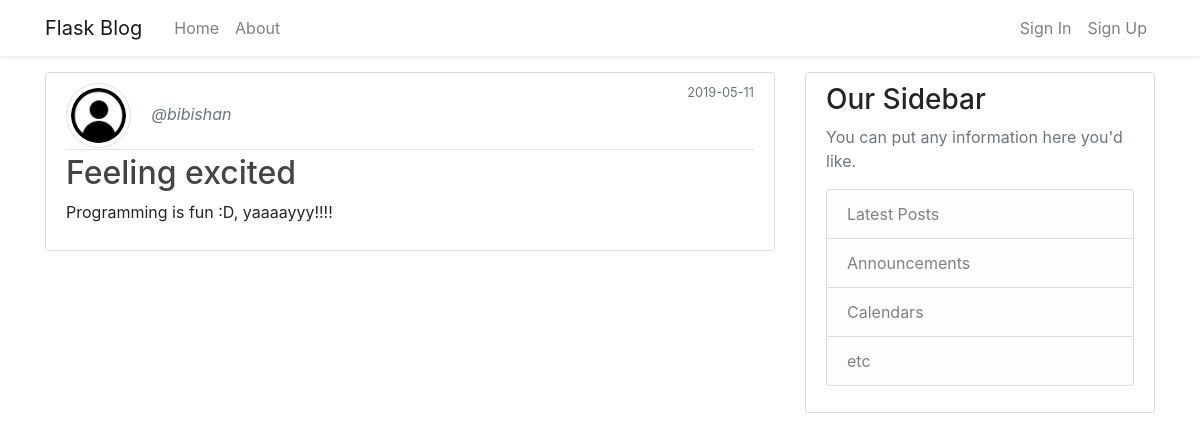
/post/1, run on the app's committed database.
### flask_blog/models.py (models this page shows, shortened)
class User(db.Model, UserMixin):
    id = db.Column(db.Integer, primary_key = True)
    username = db.Column(db.String(20), unique = True, nullable = False)
    email = db.Column(db.String(120), unique = True, nullable = False)
    image_file = db.Column(db.String(20), nullable = False, default = 'default.png')
    password = db.Column(db.String(60), nullable = False)
    posts = db.relationship('Post', backref = 'author', lazy = True)

class Post(db.Model):
    id = db.Column(db.Integer, primary_key = True)
    title = db.Column(db.String(100), nullable = False)
    date_posted = db.Column(db.DateTime, nullable = False, default = datetime.utcnow)
    content = db.Column(db.Text, nullable = False)
    user_id = db.Column(db.Integer, db.ForeignKey('user.id'), nullable = False)

### flask_blog/routes.py (the view)
@app.route("/post/<int:post_id>")
def post(post_id):
    post = Post.query.get_or_404(post_id)
    return render_template('post.html', title = post.title, post = post)

### flask_blog/templates/post.html (shortened to what this page needs)
{% extends "layout.html" %}
{% block content %}
<article class="media content-section">
    <div class="media-body">
        <div class="article-metadata">
            <img class="rounded-circle article-img img-thumbnail" src="{{ url_for('static', filename = 'images/' + post.author.image_file) }}">
            <a class="mr-2 text-muted font-italic" href="#">@{{ post.author.username }}</a>
            <small class="text-muted float-right">{{ post.date_posted.strftime('%Y-%m-%d') }}</small>
        </div>
        <h2 class="article-title">{{ post.title }}</h2>
        <p class="article-content">{{ post.content }}</p>
    </div>
</article>
{% endblock content %}

### flask_blog/static/css/main.css (style rules this page uses)
.content-section { background: #ffffff; padding: 10px 20px; border: 1px solid #dddddd; border-radius: 3px; margin-bottom: 10px; }
.article-title { color: #444444; }
.article-content { white-space: pre-line; }
.article-img { height: 65px; width: 65px; margin-right: 16px; }
.article-metadata { padding-bottom: 1px; margin-bottom: 4px; border-bottom: 1px solid #e3e3e3 }

### data on the page
User: image_file (placeholder picture), author.username "bibishan"
Post: date_posted "2019-05-11", title "Feeling excited", content "Programming is fun :D, yaaaayyy!!!!"
